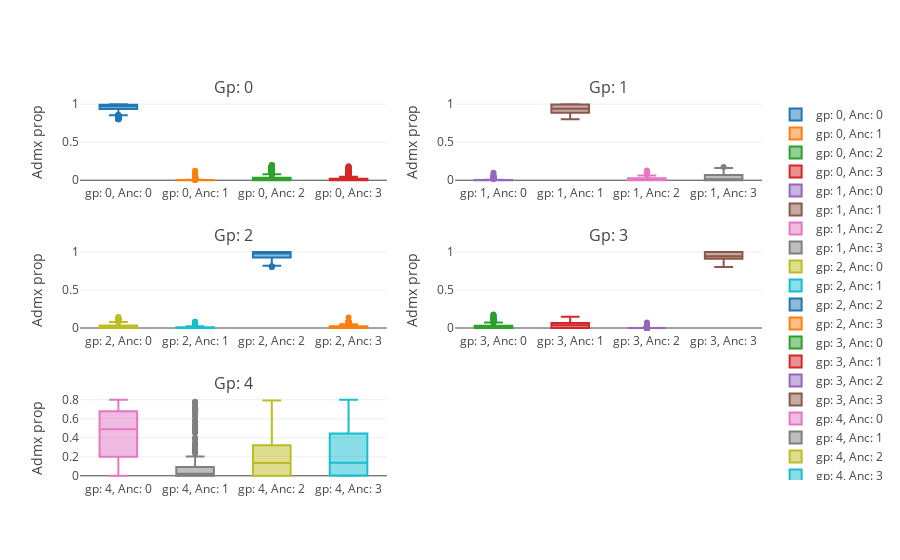

Source (notebook cell):
### Markdown cell above
### III. Admixture probabilities.

The recombination variable subject to the above functions controls the probability that a choice will be
made between sources of new samples at a given window.

Here we define the chances of sampling from each population if the choice to sample is made. For the sake of simplicity, and risking some confusion in terms, we will make use of the admixture proportions of a structure analysis using sNMF (Frichot et al. 2014).

For the moment, probabilities of Admixture are determined to remain uniform across windows.


**help**

If the recombination variable is regarded as the probability of *historical recombination*, i.e. the probability that crossing over occured at a given site in the past, then the *admixture probability* would roughly equate the proportion of times the ancestors of an individual crossed with material from a given source. 

**References**

- Frichot E, Mathieu F, Trouillon T, Bouchard G, François O. 2014. Fast and efficient estimation of individual ancestry coefficients. [Genetics 196: 973–983](http://www.genetics.org/content/196/4/973.short).

### Code cell
### Reading the sNMF output, and classing according to an inclusion threshold.

from synth_tools.Generate_samples import OriginbySNMF
inclusion_threshold= .8

Geno_Q = "Complementary_data/sNMF_output.Q"
Geneo, Ind_admx = OriginbySNMF(Geno_Q,inclusion_threshold)

#####
from synth_tools.Tutorial_subplots import Admixture_subplots_lib

Admixture_subplots_lib(Geneo,Ncols= 2,xaxis= '',yaxis= 'Admx prop',title= '')

### Figure 1 — Plotly figure (JSON) as saved in the notebook; plotly's stock layout.template omitted (floating-point values rounded to 4 significant figures; data arrays with more than 128 entries replaced by an {"elided": "..."} marker saying what was removed)
{"data": [{"name": "gp: 0, Anc: 0", "type": "box", "uid": "89395f73-9550-4acd-ac0b-f878e4604634", "xaxis": "x", "y": {"elided": "1672 float values"}, "yaxis": "y"}, {"name": "gp: 0, Anc: 1", "type": "box", "uid": "5c10d659-b62c-4040-926e-f40d8db1c06b", "xaxis": "x", "y": {"elided": "1672 float values"}, "yaxis": "y"}, {"name": "gp: 0, Anc: 2", "type": "box", "uid": "9bfe1881-701b-435a-ba63-bdc31a7bff20", "xaxis": "x", "y": {"elided": "1672 float values"}, "yaxis": "y"}, {"name": "gp: 0, Anc: 3", "type": "box", "uid": "ebf824d6-4055-4e37-8ca8-7661622c377c", "xaxis": "x", "y": {"elided": "1672 float values"}, "yaxis": "y"}, {"name": "gp: 1, Anc: 0", "type": "box", "uid": "80bacb22-7b40-4cf1-90ca-337fbaf73a6d", "xaxis": "x2", "y": [9.998e-05, 9.998e-05, 9.998e-05, 9.998e-05, 9.998e-05, 9.999e-05, 9.998e-05, 9.998e-05, 0.04455, 9.998e-05, 9.998e-05, 9.998e-05, 9.998e-05, 9.999e-05, 0.06042, 0.004884, 0.04966, 9.998e-05, 0.002987, 9.998e-05, 9.998e-05, 9.998e-05, 0.01982, 9.998e-05, 9.998e-05, 0.03807, 9.998e-05, 9.998e-05, 0.06461, 9.998e-05, 0.03783, 9.998e-05, 9.998e-05, 9.998e-05, 9.998e-05, 9.998e-05, 9.998e-05, 0.03837, 9.998e-05, 9.998e-05, 9.998e-05, 9.998e-05, 9.998e-05, 9.998e-05, 9.998e-05, 9.998e-05, 9.998e-05, 9.998e-05, 9.998e-05, 9.998e-05, 0.09819, 0.01778, 0.02971, 0.01958, 9.998e-05, 0.04986, 0.02422, 9.998e-05, 9.998e-05, 9.998e-05, 9.998e-05, 9.998e-05], "yaxis": "y2"}, {"name": "gp: 1, Anc: 1", "type": "box", "uid": "51b6390e-a0eb-481a-948a-0f9aa289c2d2", "xaxis": "x2", "y": [0.9932, 0.9997, 0.9997, 0.9969, 0.9997, 0.9049, 0.9997, 0.8846, 0.8786, 0.8498, 0.8388, 0.8968, 0.9188, 0.8006, 0.8253, 0.94, 0.8734, 0.9386, 0.8871, 0.917, 0.9036, 0.9997, 0.8466, 0.9847, 0.9872, 0.942, 0.9565, 0.9997, 0.8935, 0.9997, 0.9143, 0.9095, 0.9087, 0.8872, 0.9102, 0.9609, 0.9957, 0.9614, 0.8435, 0.9312, 0.9546, 0.9522, 0.9997, 0.9997, 0.9997, 0.9997, 0.909, 0.9749, 0.8659, 0.9997, 0.8255, 0.9229, 0.9382, 0.9398, 0.9611, 0.8163, 0.9638, 0.9997, 0.9941, 0.8269, 0.9997, 0.8732], "yaxis": "y2"}, {"name": "gp: 1, Anc: 2", "type": "box", "uid": "b7d72b4d-ed43-4b73-b176-edf452d2f5f4", "xaxis": "x2", "y": [0.00658, 9.998e-05, 9.998e-05, 9.998e-05, 9.998e-05, 0.0221, 9.998e-05, 0.1152, 0.021, 9.998e-05, 9.998e-05, 0.103, 9.998e-05, 0.05528, 0.01881, 0.009532, 0.02864, 0.06122, 9.999e-05, 9.998e-05, 0.09616, 9.998e-05, 9.999e-05, 0.01509, 0.01256, 0.01981, 9.998e-05, 9.998e-05, 9.999e-05, 9.998e-05, 0.01919, 9.998e-05, 0.09114, 0.1126, 0.08962, 0.03887, 9.998e-05, 9.998e-05, 9.998e-05, 9.998e-05, 9.998e-05, 9.998e-05, 9.998e-05, 9.998e-05, 9.998e-05, 9.998e-05, 9.998e-05, 0.02491, 9.998e-05, 9.998e-05, 0.07367, 0.03458, 0.02924, 0.04052, 9.998e-05, 0.01804, 0.01185, 9.998e-05, 9.998e-05, 9.998e-05, 9.998e-05, 0.1266], "yaxis": "y2"}, {"name": "gp: 1, Anc: 3", "type": "box", "uid": "be7ad0c7-a4a6-4ba7-9260-bde31aa80dbc", "xaxis": "x2", "y": [9.998e-05, 9.998e-05, 9.998e-05, 0.002865, 9.998e-05, 0.07293, 9.998e-05, 9.998e-05, 0.0558, 0.15, 0.161, 9.998e-05, 0.08104, 0.144, 0.09542, 0.04559, 0.04826, 9.998e-05, 0.1098, 0.08282, 9.998e-05, 9.998e-05, 0.1335, 9.998e-05, 9.998e-05, 9.999e-05, 0.04327, 9.998e-05, 0.04175, 9.998e-05, 0.02867, 0.09027, 9.998e-05, 9.998e-05, 9.998e-05, 9.998e-05, 0.004141, 9.998e-05, 0.1563, 0.06856, 0.04524, 0.04762, 9.998e-05, 9.998e-05, 9.998e-05, 9.998e-05, 0.09083, 9.998e-05, 0.1339, 9.998e-05, 0.002664, 0.0247, 0.002892, 9.999e-05, 0.03872, 0.1158, 9.999e-05, 9.998e-05, 0.005681, 0.1729, 9.998e-05, 9.998e-05], "yaxis": "y2"}, {"name": "gp: 2, Anc: 0", "type": "box", "uid": "ea53efb1-4fd8-4772-bc62-80c585411079", "xaxis": "x3", "y": {"elided": "170 float values"}, "yaxis": "y3"}, {"name": "gp: 2, Anc: 1", "type": "box", "uid": "43d73964-6170-4cfa-af50-5b11c796a6ca", "xaxis": "x3", "y": {"elided": "170 float values"}, "yaxis": "y3"}, {"name": "gp: 2, Anc: 2", "type": "box", "uid": "51538af1-bdaf-4fdd-ada1-c62414741c1a", "xaxis": "x3", "y": {"elided": "170 float values"}, "yaxis": "y3"}, {"name": "gp: 2, Anc: 3", "type": "box", "uid": "7a98f0b2-67b7-40d8-8688-f286223e72fd", "xaxis": "x3", "y": {"elided": "170 float values"}, "yaxis": "y3"}, {"name": "gp: 3, Anc: 0", "type": "box", "uid": "ab9b3f8e-1123-4ac5-81c9-0bedc6ece687", "xaxis": "x4", "y": {"elided": "806 float values"}, "yaxis": "y4"}, {"name": "gp: 3, Anc: 1", "type": "box", "uid": "71da77d0-498e-4510-ad4a-1278d1bd164c", "xaxis": "x4", "y": {"elided": "806 float values"}, "yaxis": "y4"}, {"name": "gp: 3, Anc: 2", "type": "box", "uid": "38e15cda-4d2d-473d-96ad-518f895a7059", "xaxis": "x4", "y": {"elided": "806 float values"}, "yaxis": "y4"}, {"name": "gp: 3, Anc: 3", "type": "box", "uid": "bc351d38-8527-4bd5-91f0-3f1f56fcb385", "xaxis": "x4", "y": {"elided": "806 float values"}, "yaxis": "y4"}, {"name": "gp: 4, Anc: 0", "type": "box", "uid": "008b4a09-b3fc-4ba2-bc16-8b9afa9b4d15", "xaxis": "x5", "y": {"elided": "313 float values"}, "yaxis": "y5"}, {"name": "gp: 4, Anc: 1", "type": "box", "uid": "5105c1a8-c929-452b-b52b-3742346c3acb", "xaxis": "x5", "y": {"elided": "313 float values"}, "yaxis": "y5"}, {"name": "gp: 4, Anc: 2", "type": "box", "uid": "e6e635e8-bcee-49e7-86f7-ff5275a02adf", "xaxis": "x5", "y": {"elided": "313 float values"}, "yaxis": "y5"}, {"name": "gp: 4, Anc: 3", "type": "box", "uid": "285d799a-0adf-4613-a6a5-1bbee3139ab1", "xaxis": "x5", "y": {"elided": "313 float values"}, "yaxis": "y5"}], "layout": {"annotations": [{"font": {"size": 16}, "showarrow": false, "text": "Gp: 0", "x": 0.225, "xanchor": "center", "xref": "paper", "y": 1, "yanchor": "bottom", "yref": "paper"}, {"font": {"size": 16}, "showarrow": false, "text": "Gp: 1", "x": 0.775, "xanchor": "center", "xref": "paper", "y": 1, "yanchor": "bottom", "yref": "paper"}, {"font": {"size": 16}, "showarrow": false, "text": "Gp: 2", "x": 0.225, "xanchor": "center", "xref": "paper", "y": 0.6111, "yanchor": "bottom", "yref": "paper"}, {"font": {"size": 16}, "showarrow": false, "text": "Gp: 3", "x": 0.775, "xanchor": "center", "xref": "paper", "y": 0.6111, "yanchor": "bottom", "yref": "paper"}, {"font": {"size": 16}, "showarrow": false, "text": "Gp: 4", "x": 0.225, "xanchor": "center", "xref": "paper", "y": 0.2222, "yanchor": "bottom", "yref": "paper"}], "xaxis": {"anchor": "y", "domain": [0, 0.45]}, "xaxis2": {"anchor": "y2", "domain": [0.55, 1]}, "xaxis3": {"anchor": "y3", "domain": [0, 0.45]}, "xaxis4": {"anchor": "y4", "domain": [0.55, 1]}, "xaxis5": {"anchor": "y5", "domain": [0, 0.45]}, "xaxis6": {"anchor": "y6", "domain": [0.55, 1]}, "yaxis": {"anchor": "x", "domain": [0.7778, 1], "title": {"text": "Admx prop"}}, "yaxis2": {"anchor": "x2", "domain": [0.7778, 1], "title": {"text": "Admx prop"}}, "yaxis3": {"anchor": "x3", "domain": [0.3889, 0.6111], "title": {"text": "Admx prop"}}, "yaxis4": {"anchor": "x4", "domain": [0.3889, 0.6111], "title": {"text": "Admx prop"}}, "yaxis5": {"anchor": "x5", "domain": [0, 0.2222], "title": {"text": "Admx prop"}}, "yaxis6": {"anchor": "x6", "domain": [0, 0.2222]}}}
